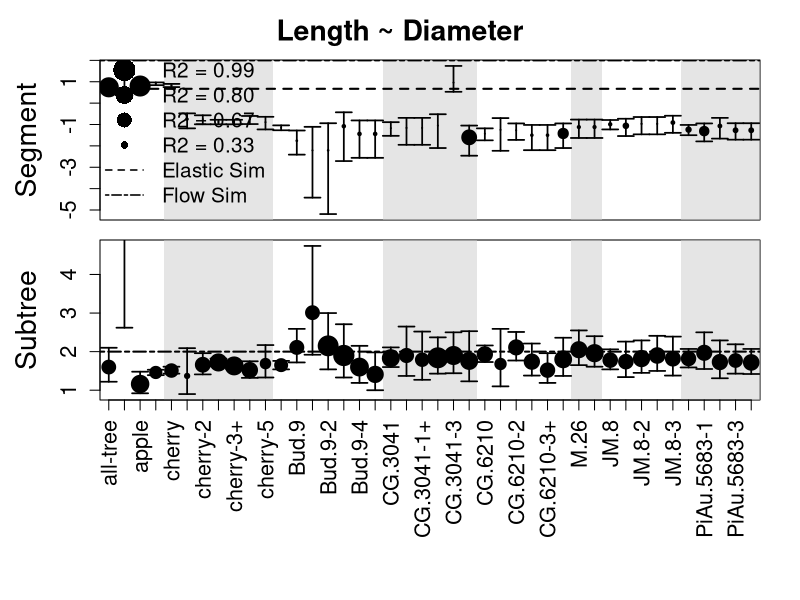
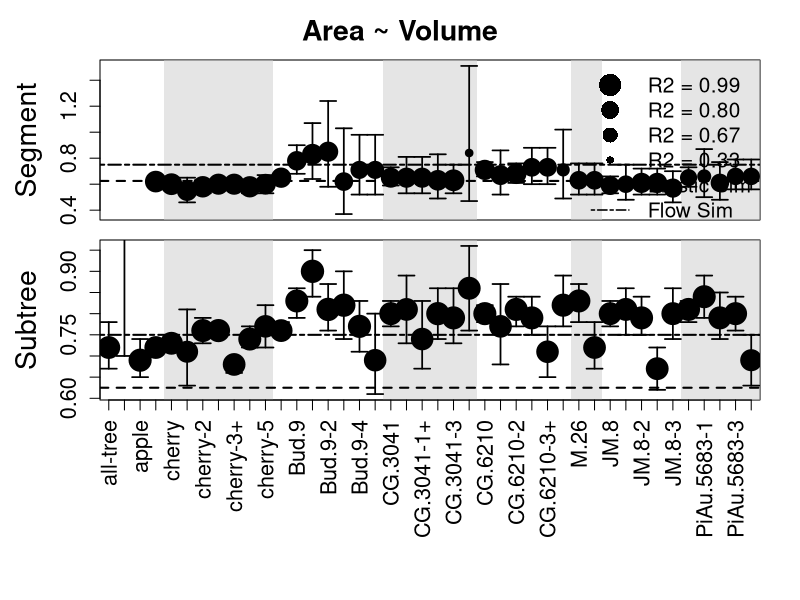
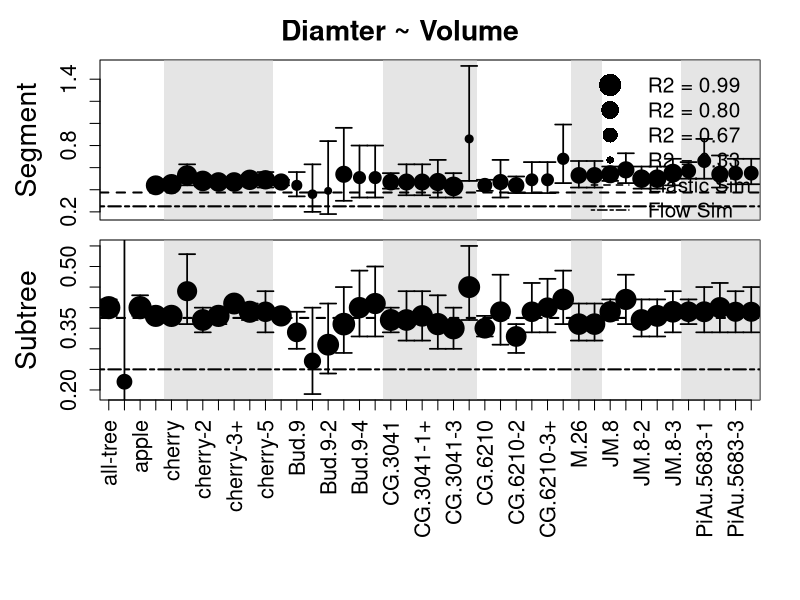
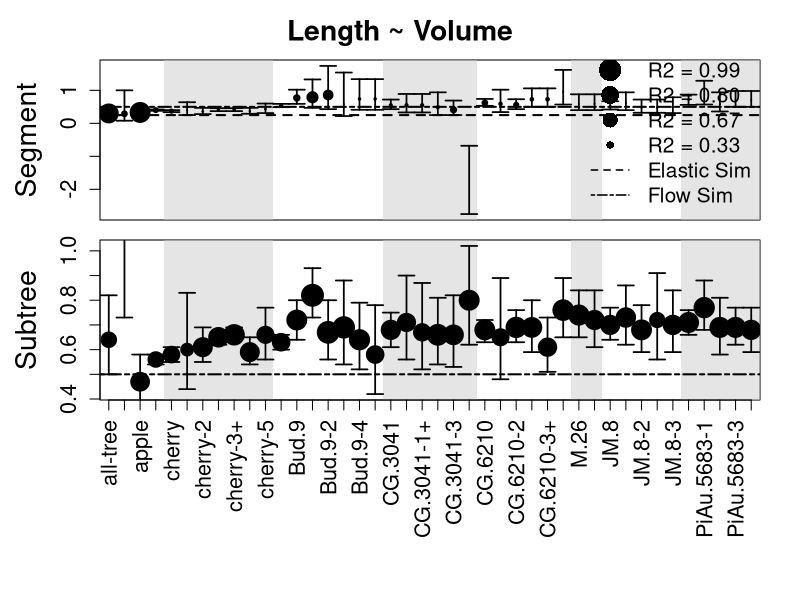
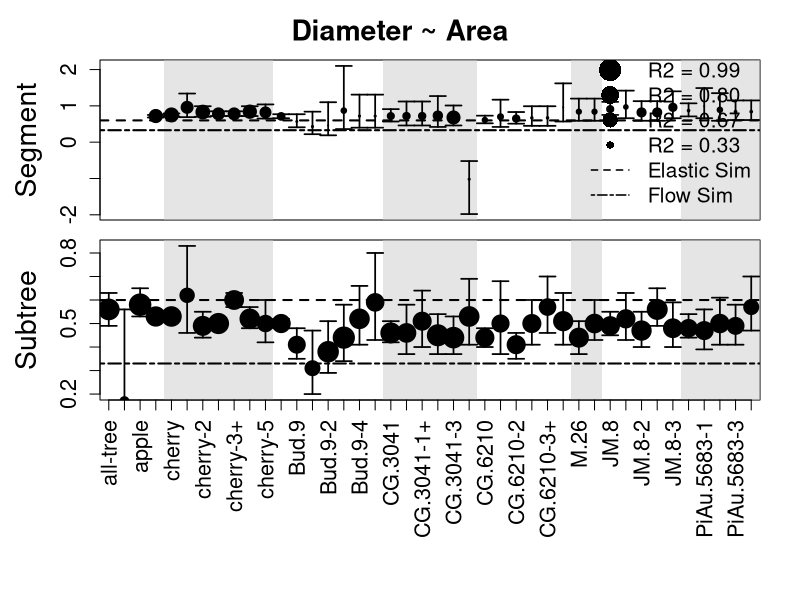
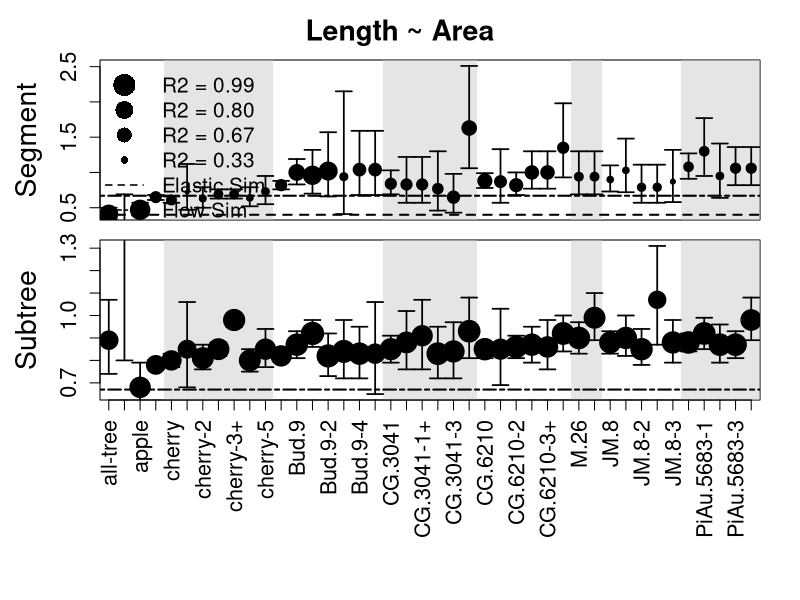
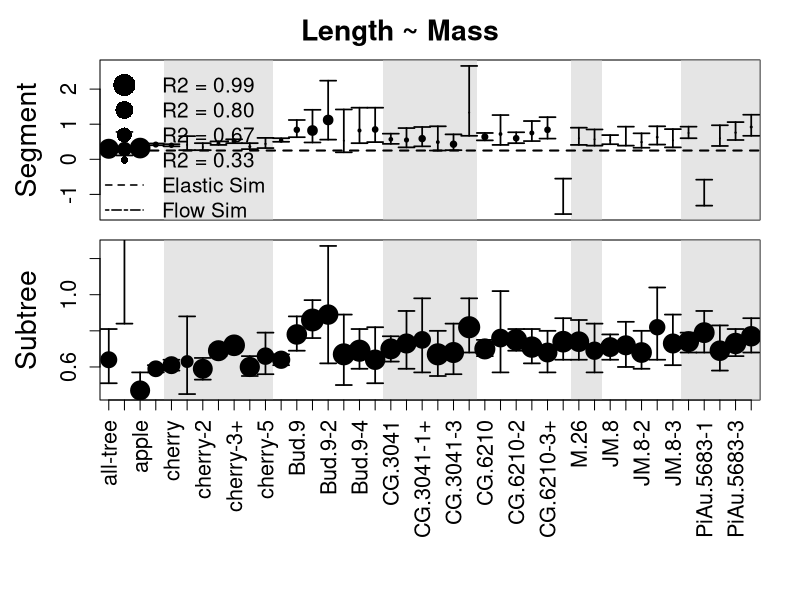
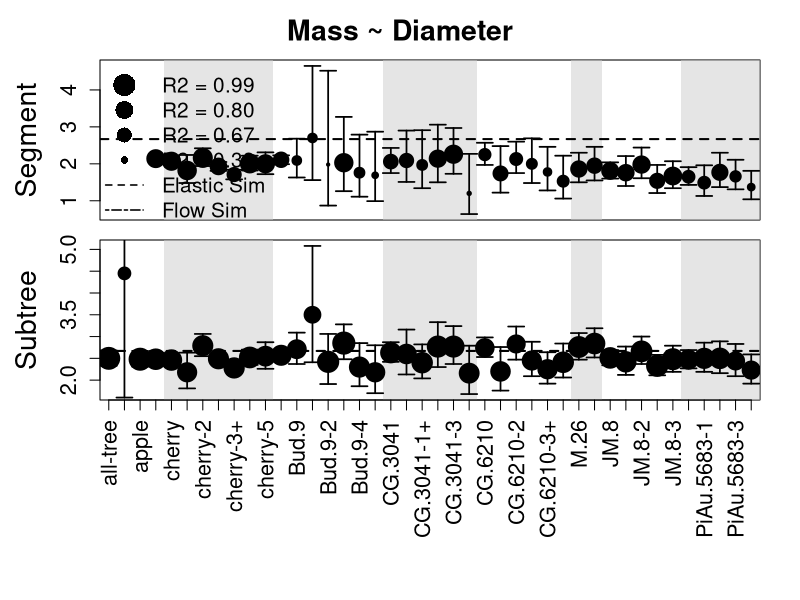

Write the R code that produced these figures, in order.
# This script generates figures from the SMAResults.csv for Figure S2 of Chapter 1.

sma <- read.csv("SMAResults.csv", sep=",", head=T)

poly_set <- function(x_set, n){
  polygon(x_set, 
          c(min(results[[n]][[2]], na.rm=T)-1, max(results[[n]][[3]], na.rm=T)+1, max(results[[n]][[3]], na.rm=T)+1, min(results[[n]][[2]], na.rm=T)-1), 
          col = rgb(.80,.80,.80,0.5), border = NA)
}

gen_plot <- function(n, ylabel){
  plot(range(2,41), range(min(results[[n]][[2]][4:41], na.rm=T), max(results[[n]][[3]][4:41], na.rm=T)), 
       ylab = ylabel, xlab="", xaxt = "n", type = "n",
       ylim = c(min(results[[n]][[2]][4:41], na.rm=T), max(results[[n]][[3]][4:41], na.rm=T)))
  poly_set(c(4.5, 4.5, 11.5, 11.5), n)
  poly_set(c(18.5, 18.5, 24.5, 24.5), n) 
  poly_set(c(30.5, 30.5, 32.5, 32.5), n) 
  poly_set(c(37.5, 37.5, 43, 43), n) 
  points(results[[n]][[1]], pch = 19, cex = 3*results[[n]][[4]])
  for(s in 1:42){
    arrows(y0=results[[n]][[2]][s], y1=results[[n]][[3]][s], x0=s, x1=s, code=3, angle=90, lwd=1.7, length=.08)  
  }
  abline(h = flow[n], lwd = 2, lty = 6)
  abline(h = elastic[n], lwd = 2, lty = 2)
}

multi_plot <- function(col_list, title, location){
  par(mfrow = c(length(col_list),1), oma=c(9,0,3,0), mar=c(1,5,0,2), 
      cex.lab = 1.7, cex.axis=1.3, bty = "o")
  gen_plot(col_list[1], "Segment")
  title(main=title, cex.main=1.7, outer=T)
  par(xpd=T)
  legend(location, legend=c("R2 = 0.99", "R2 = 0.80", "R2 = 0.67", "R2 = 0.33", "Elastic Sim", "Flow Sim"), 
         lty = c(0,0,0,0,2,6), lwd = c(0,0,0,0,1.5,1.5), pch=19, bty = "n", 
         pt.cex = c(3*.99, 3*.80, 3*.67, 3*.33, 0, 0), cex = 1.25)
  par(xpd=F)
  gen_plot(col_list[2], "Subtree")
  axis(1, 1:42, sma[2:43,2], las = 2)
}


#Compiles data for computation from the visually oriented SMAResults file
results <- list()
for (i in 1:27){
  results[[i]] <- list()
  for (j in 1:4){
    results[[i]][[j]] <- vector(length = 42)
    # 1: exponent, 2: CI-, 3: CI+, 4: R2 
    for (k in 1:42) {
      results[[i]][[j]][k] = as.numeric(strsplit(as.character(sma[(k+1),(i+2)]), " ")[[1]][(2*j-1)])
    }
  }
}


flow <- c(2, 2, 2, .75, .75, .75, .25, .25, .25, .5, .5, .5, .33, .33, .33, .67, .67, .67, 10, 10, 10, 10, 10, 10, 10, 10, 10)

elastic <- c(.67, .67, .67, .625, .625, .625, .375, .375, .375, .25, .25, .25, .6, .6, .6, .4, .4, .4, .25, .25, .25, 2.67, 2.67, 10, 10, 10, 10)

pdf(file="FigS2.pdf", width= 10, height=10,family="Helvetica", pointsize=14)

multi_plot(c(1,3), "Length ~ Diameter", "bottomleft")
multi_plot(c(4,6), "Area ~ Volume", "topright")
multi_plot(c(7,9), "Diamter ~ Volume", "topright")
multi_plot(c(10,12), "Length ~ Volume", "bottomright")
multi_plot(c(13,15), "Diameter ~ Area", "bottomright")
multi_plot(c(16,18), "Length ~ Area", "topleft")
multi_plot(c(19,21), "Length ~ Mass", "topleft")
multi_plot(c(22,23), "Mass ~ Diameter", "topleft")
multi_plot(c(24,26), "Mass ~ Volume", "bottomleft")

dev.off()






